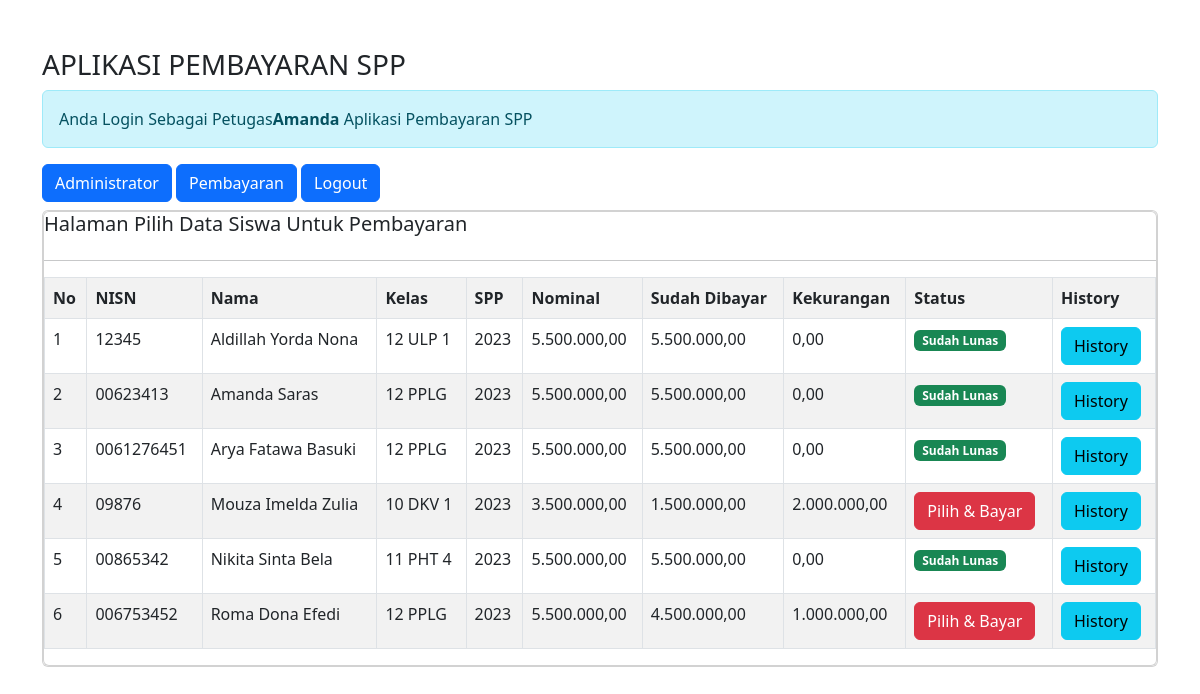
Screenshot of /pembayaran_ukk/petugas/petugas.php?url=pembayaran (signed in) with the database file from the repository.
### tables this page shows
CREATE TABLE `siswa` (
  `nisn` char(10) NOT NULL,
  `nis` char(8) NOT NULL,
  `nama` varchar(50) NOT NULL,
  `id_kelas` int(11) NOT NULL,
  `alamat` text NOT NULL,
  `no_telp` varchar(13) NOT NULL,
  `id_spp` int(11) NOT NULL
);

CREATE TABLE `kelas` (
  `id_kelas` int(11) NOT NULL,
  `nama_kelas` varchar(10) NOT NULL,
  `kopetensi_keahlian` varchar(50) NOT NULL
);

CREATE TABLE `spp` (
  `id_spp` int(11) NOT NULL,
  `tahun` int(11) NOT NULL,
  `nominal` int(11) NOT NULL
);

### pembayaran_ukk/petugas/pembayaran.php (the view)
<h5>Halaman Pilih Data Siswa Untuk Pembayaran</h5>
<hr>
<table class="table table-striped table-bordered">
	<tr class="fw-bold">
		<td>No</td>
		<td>NISN</td>
		<td>Nama</td>
		<td>Kelas</td>
		<td>SPP</td>
		<td>Nominal</td>
		<td>Sudah Dibayar</td>
		<td>Kekurangan</td>
		<td>Status</td>
		<td>History</td>
	</tr>
	<?php
	include'../koneksi.php';
	$no = 1;
	$sql = "SELECT*FROM siswa,spp,kelas WHERE siswa.id_kelas=kelas.id_kelas AND siswa.id_spp=spp.id_spp ORDER By nama ASC ";
	$query = mysqli_query($koneksi, $sql);
	foreach ($query as $data){
		$data_pembayaran = mysqli_query($koneksi,"SELECT SUM(jumlah_bayar) as jumlah_bayar FROM pembayaran WHERE nisn='$data[nisn]'");
		$data_pembayaran = mysqli_fetch_array($data_pembayaran);
		$sudah_bayar = $data_pembayaran['jumlah_bayar'];
		$kekurangan = $data['nominal']-$data_pembayaran['jumlah_bayar'];
		?>
		<tr>
			<td><?= $no++; ?></td>
			<td><?= $data['nisn'] ?></td>
			<td><?= $data['nama'] ?></td>
			<td><?= $data['nama_kelas'] ?></td>
			<td><?= $data['tahun'] ?></td>
			<td><?= number_format($data['nominal'],2,',','.'); ?></td>
			<td><?= number_format($sudah_bayar,2,',','.'); ?></td>
			<td><?= number_format($kekurangan,2,',','.'); ?></td>
			<td>
				<?php
				if($kekurangan==0){
					echo"<span class='badge text-bg-success'> Sudah Lunas </span>";
				}else{ ?>
					<a href="?url=tambah-pembayaran&nisn=<?= $data['nisn'] ?>&kekurangan=<?= $kekurangan ?>" class="btn btn-danger"> Pilih & Bayar </a>
				<?php } ?>
			</td>
			<td>
				<a href="?url=history-pembayaran&nisn=<?= $data['nisn'] ?>" class='btn btn-info'>History</a>
			</td>
		</tr>
    <?php } ?>
</table>

### rows the page displays
siswa: nisn "12345", nama "Aldillah Yorda Nona", id_kelas.nama_kelas "12 ULP 1", id_spp.tahun "2023", id_spp.nominal "5.500.000,00", sudah_bayar "5.500.000,00", kekurangan "0,00", shows "Sudah Lunas"
siswa: nisn "00623413", nama "Amanda Saras", id_kelas.nama_kelas "12 PPLG", id_spp.tahun "2023", id_spp.nominal "5.500.000,00", sudah_bayar "5.500.000,00", kekurangan "0,00", shows "Sudah Lunas"
siswa: nisn "0061276451", nama "Arya Fatawa Basuki", id_kelas.nama_kelas "12 PPLG", id_spp.tahun "2023", id_spp.nominal "5.500.000,00", sudah_bayar "5.500.000,00", kekurangan "0,00", shows "Sudah Lunas"
siswa: nisn "09876", nama "Mouza Imelda Zulia", id_kelas.nama_kelas "10 DKV 1", id_spp.tahun "2023", id_spp.nominal "3.500.000,00", sudah_bayar "1.500.000,00", kekurangan "2.000.000,00"
siswa: nisn "00865342", nama "Nikita Sinta Bela", id_kelas.nama_kelas "11 PHT 4", id_spp.tahun "2023", id_spp.nominal "5.500.000,00", sudah_bayar "5.500.000,00", kekurangan "0,00", shows "Sudah Lunas"
siswa: nisn "006753452", nama "Roma Dona Efedi", id_kelas.nama_kelas "12 PPLG", id_spp.tahun "2023", id_spp.nominal "5.500.000,00", sudah_bayar "4.500.000,00", kekurangan "1.000.000,00"

### other values shown
$_SESSION['nama_petugas'] "Amanda"
